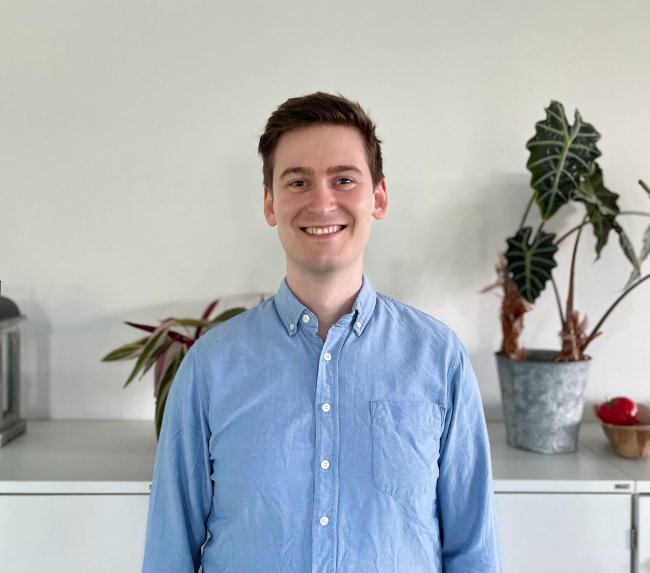
#> input picture IMG_0170.jpg, 1300 x 1146 px, found by its file name (shown at 1/2 size)
$ python pic.py
#> lines starting #> are read from the running program, lines starting #| are printed output that depends on the picture
from PIL import Image

# Load the images
image1_path = "frontend/my-app/public/IMG_0170.jpg"
image2_path = "frontend/my-app/public/shutterstock_747440269-e1633997358135-1024x567.jpg"
image1 = Image.open(image1_path)
#> image1 is the input picture: PIL image 1300x1146 RGB; mean R, G, B 170.2, 176, 179.8
image2 = Image.open(image2_path)
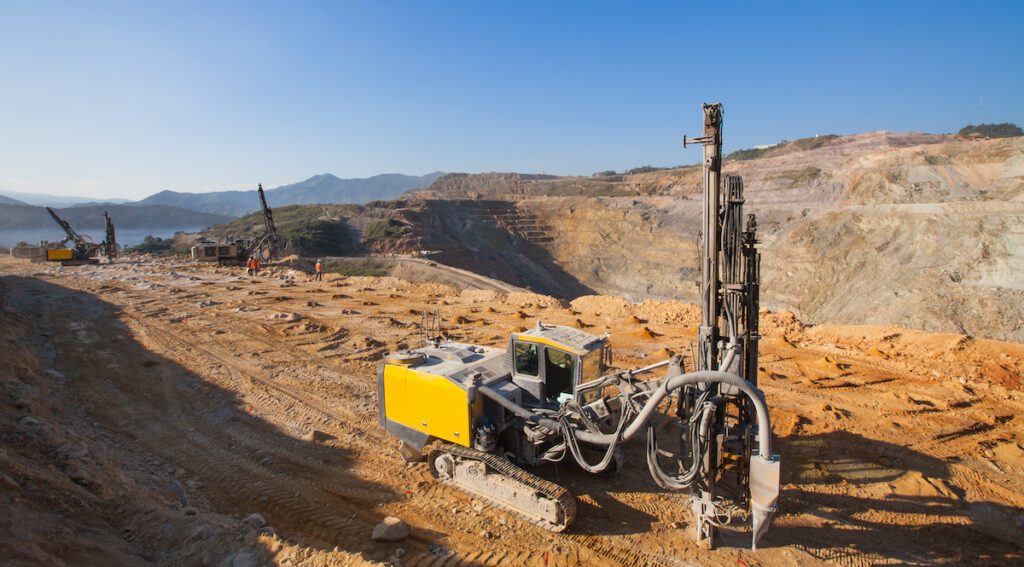
#> input picture shutterstock_747440269-e1633997358135-1024x567.jpg, 1024 x 567 px, found by its file name
#> image2 is the input picture: PIL image 1024x567 RGB; mean R, G, B 134.1, 128.1, 123.8

# Determine the height of the final collage (use the smaller height to ensure no skewing)
final_height = min(image1.height, image2.height)
#> final_height = 567

# Resize images to the same height
aspect_ratio1 = image1.width / image1.height
#> aspect_ratio1 = 1.13
aspect_ratio2 = image2.width / image2.height
#> aspect_ratio2 = 1.81
new_width1 = int(aspect_ratio1 * final_height)
#> new_width1 = 643
new_width2 = int(aspect_ratio2 * final_height)
#> new_width2 = 1024
resized_image1 = image1.resize((new_width1, final_height), Image.LANCZOS)
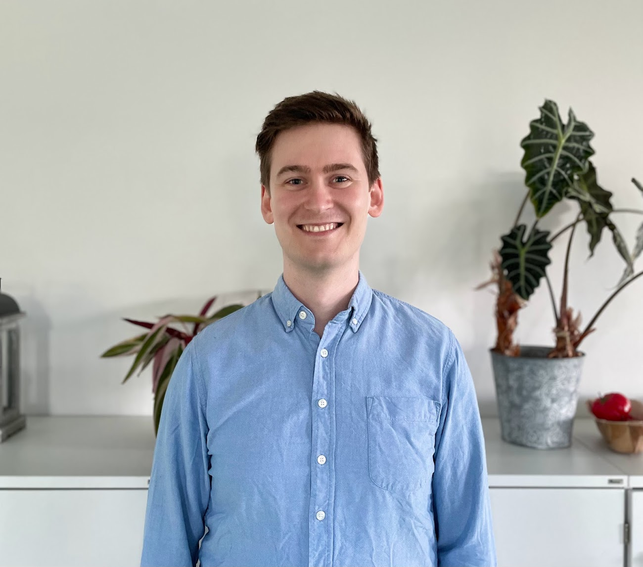
#> resized_image1: PIL image 643x567 RGB; mean R, G, B 170.2, 176, 179.8
resized_image2 = image2.resize((new_width2, final_height), Image.LANCZOS)

# Create a blank canvas for the collage
collage_width = new_width1 + new_width2
#> collage_width = 1667
collage = Image.new('RGB', (collage_width, final_height), (255, 255, 255))
#> collage: PIL image 1667x567 RGB; every value is 255

# Paste the images onto the canvas
collage.paste(resized_image1, (0, 0))
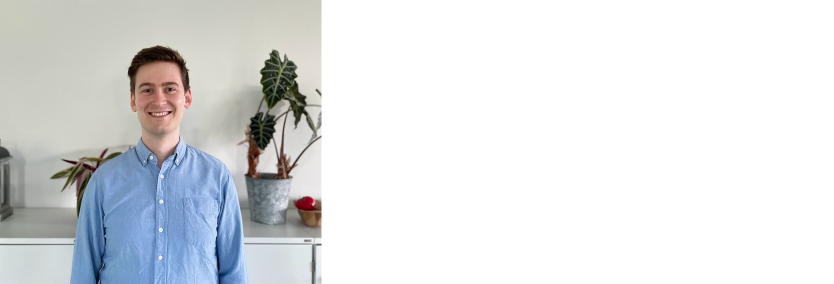
#> collage: PIL image 1667x567 RGB (shown at 1/2 size); mean R, G, B 222.3, 224.5, 226
collage.paste(resized_image2, (new_width1, 0))
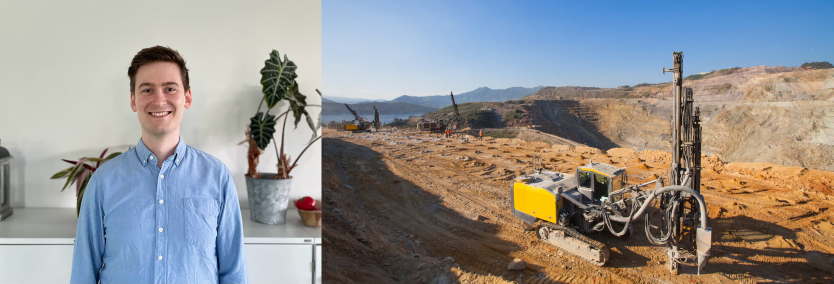
#> collage: PIL image 1667x567 RGB (shown at 1/2 size); mean R, G, B 148, 146.5, 145.4

# Save the collage
collage_path_side_by_side = "frontend/my-app/public/collage_side_by_side.jpg"
collage.save(collage_path_side_by_side)
collage.show()
